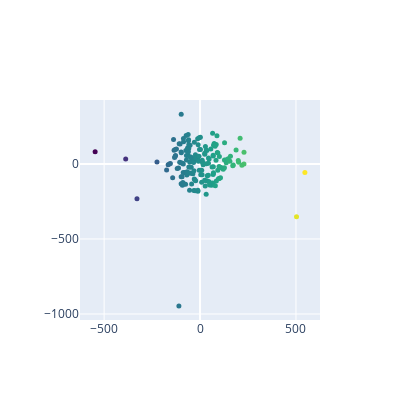

Write notebook code for a chart like this one.
### Code cell
import plotly.graph_objects as go

lr = LogisticRegression()
model_tsne = TSNE(n_components=2, perplexity=1)

X_tsne = model_tsne.fit_transform(X_std)

fig = go.Figure()
fig.add_trace(go.Scatter(x=X_tsne[:, 0], y=X_tsne[:, 1], mode='markers',
                        marker=dict(size=5, color=X_tsne[:, 0], colorscale='Viridis')))
fig.update_layout(height=400, width=400)
fig.show()

### Figure 1 — Plotly figure (JSON) as saved in the notebook; plotly's stock layout.template omitted (floating-point values rounded to 4 significant figures; data arrays with more than 128 entries replaced by an {"elided": "..."} marker saying what was removed)
{"data": [{"marker": {"color": {"elided": "178 float values"}, "colorscale": [[0, "#440154"], [0.1111, "#482878"], [0.2222, "#3e4989"], [0.3333, "#31688e"], [0.4444, "#26828e"], [0.5556, "#1f9e89"], [0.6667, "#35b779"], [0.7778, "#6ece58"], [0.8889, "#b5de2b"], [1, "#fde725"]], "size": 5}, "mode": "markers", "type": "scatter", "x": {"elided": "178 float values"}, "y": {"elided": "178 float values"}}], "layout": {"height": 400, "width": 400}}
